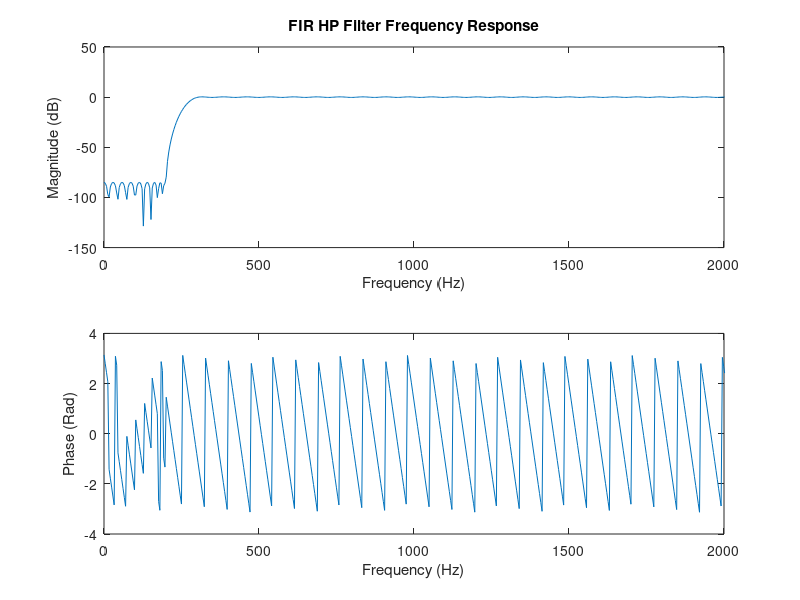

Here is the MATLAB script that generated this plot: (Note: this script raises an error after producing the figure.)
%filter out narrow band interference

%Clear any open plot windows
close all;

load handel;
%y(length(y)) = [];
fs = 8192; %Audio sampling frequency
num_samples = length(y);

%Generate tone at 200Hz and add it to handel to create yc
a0 = 1; %Magnitude
fi = 200; %Frequency (Hz)
w0 = 2*pi/fs*fi; %Frequency in rad/s
yc = y + a0*sin(w0*(1:length(y))'); %New and corrupted siganal

if(0)
%Plot the corrupted signal
figure();
freq_arr = fft_freq_axis(abs(fft(yc))).*fs/(2*pi);
plot(freq_arr, 20.*log10(fft_shift(abs(fft(yc)))));
title("FFT of 'handel' after adding a 200Hz interference signal");
xlabel("Frequency in (Hz)");
xlim([freq_arr(1), freq_arr(length(freq_arr))]);
ylabel("Magnitude of FFT (dB)");
%ylim([-60, 100]);
print(gcf, '-dpng', 'corrupted_handel_200hz.png') %Save as png
end

%Play the corrupted signal
%soundsc(yc, fs);

%FREQZ FOR FIR
%load the filter coeff
load('hp_firfilter_200hz');

%determine the filters frequency response
mag_response = abs(freqz(hp_firfilter_200hz, 1, 1000));
phase_response = angle(freqz(hp_firfilter_200hz, 1, 1000));
frequency_labeling = (fs/2)/(2*pi)*(0:2*pi/length(mag_response):2*pi - 2*pi/length(mag_response));

%plot the filters frequency response
figure();
subplot(2,1,1);
plot(frequency_labeling, 20*log10(mag_response));
title("FIR HP Filter Frequency Response");
xlabel("Frequency (Hz)");
xlim([0, 2000]);
ylabel("Magnitude (dB)");

subplot(2,1,2);
plot(frequency_labeling, phase_response)
xlabel("Frequency (Hz)");
xlim([0, 2000]);
ylabel("Phase (Rad)");

%save to file
print(gcf, '-dpng', 'hpfir_200hz_freqz.png') %Save as png


%FREQZ FOR IIR
%load the filter coeff
load('iirfilter_hp_200hz');

%determine the filters frequency response
mag_response = abs(freqz(iirfilter_hp_200hz_SOS, 1000));
phase_response = angle(freqz(iirfilter_hp_200hz_SOS, 1000));
frequency_labeling = (fs/2)/(2*pi)*(0:2*pi/length(mag_response):2*pi - 2*pi/length(mag_response));

%plot the filters frequency response
figure();
subplot(2,1,1);
plot(frequency_labeling, 20*log10(mag_response));
title("IIR HP Filter Frequency Response");
xlabel("Frequency (Hz)");
xlim([0, 2000]);
ylabel("Magnitude (dB)");

subplot(2,1,2);
plot(frequency_labeling, phase_response)
xlabel("Frequency (Hz)");
xlim([0, 2000]);
ylabel("Phase (Rad)");

%save to file
print(gcf, '-dpng', 'hpiir_200hz_freqz.png') %Save as png


if(0)
%Filter the corrupted signal using the FIR HP Filter
ycf = conv(yc, hp_firfilter_200hz);
    
%Plot the result after filtering (my fftshift)
figure();
subplot(2,1,1);
freq_arr = fft_freq_axis(abs(fft(ycf))).*fs/(2*pi);
plot(freq_arr, 20.*log10(fft_shift(abs(fft(ycf)))));
title("FFT after filtering using a 200Hz FIR HP-Filter");
xlabel("Frequency (Hz)");
xlim([freq_arr(1), freq_arr(length(freq_arr))]);
ylabel("Magnitude of FFT (dB)");


subplot(2,1,2);
freq_arr = fft_freq_axis(abs(fft(ycf))).*fs/(2*pi);
plot(freq_arr, fft_shift(angle(fft(ycf))));
xlabel("Frequency (Hz)");
xlim([freq_arr(1), freq_arr(length(freq_arr))]);
ylabel("Anlge of FFT (Rad)");


%print(gcf, '-dpng', 'hpfir_200hz_filtering_result.png') %Save as png

end


if(0)
%Filter the corrupted signal using the IIR HP Filter
ycf = conv(yc, iirfilter_hp_200hz_SOS); %WHAT TO DO HERE?
    
%Plot the result after filtering (my fftshift)
figure();
subplot(2,1,1);
freq_arr = fft_freq_axis(abs(fft(ycf))).*fs/(2*pi);
plot(freq_arr, 20.*log10(fft_shift(abs(fft(ycf)))));
title("FFT after filtering using a 200Hz IIR HP-Filter");
xlabel("Frequency (Hz)");
xlim([freq_arr(1), freq_arr(length(freq_arr))]);
ylabel("Magnitude of FFT (dB)");


subplot(2,1,2);
freq_arr = fft_freq_axis(abs(fft(ycf))).*fs/(2*pi);
plot(freq_arr, fft_shift(angle(fft(ycf))));
xlabel("Frequency (Hz)");
xlim([freq_arr(1), freq_arr(length(freq_arr))]);
ylabel("Anlge of FFT (Rad)");


%print(gcf, '-dpng', 'hpfir_200hz_filtering_result.png') %Save as png

end

%Play the recovered signal
%soundsc(ycf, fs);

